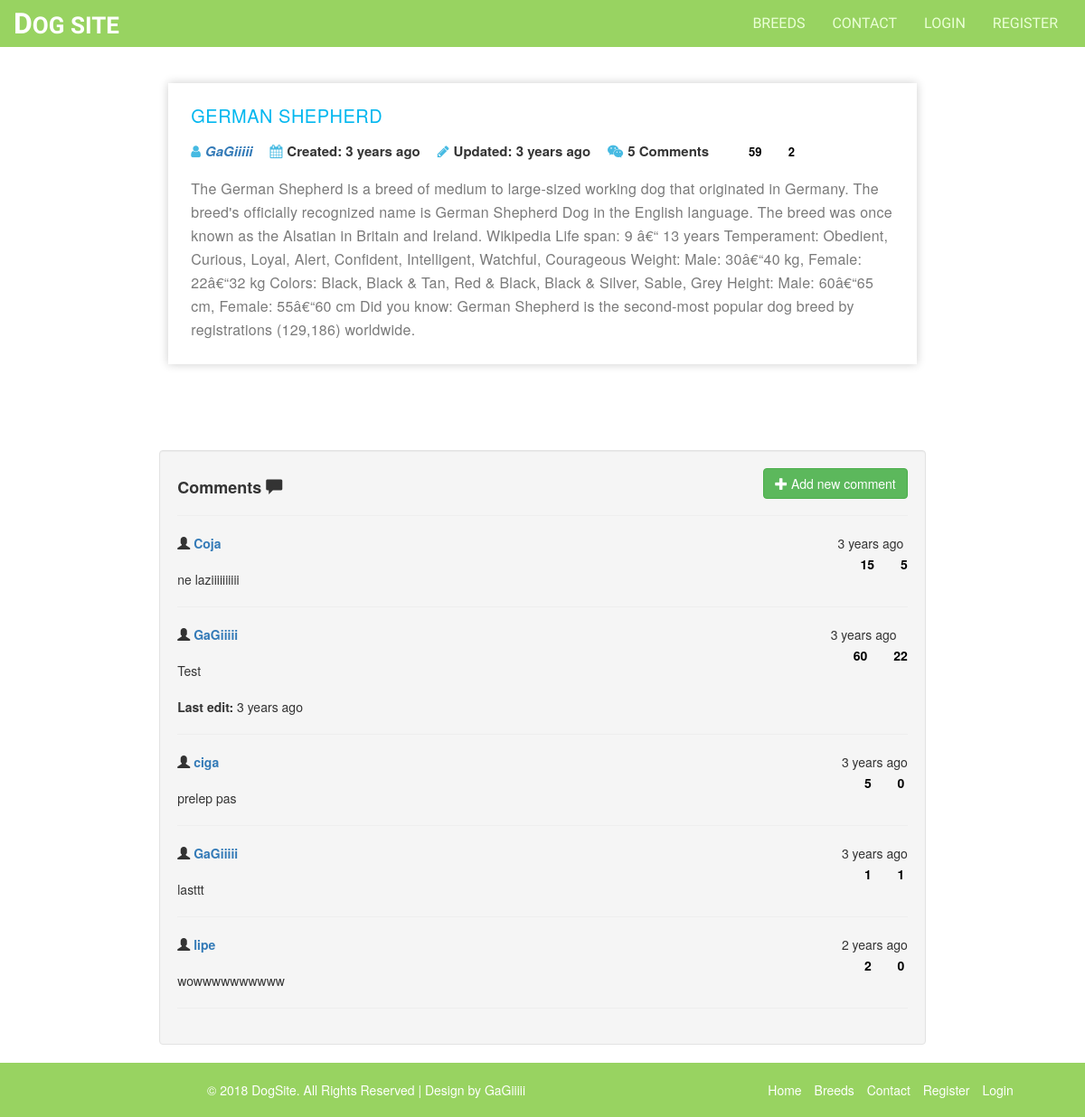
Page /views/dogs/show.php?id=5 on the committed database.
### tables this page shows
CREATE TABLE `breeds` (
  `id` int(11) NOT NULL AUTO_INCREMENT,
  `name` text NOT NULL,
  `image` text NOT NULL,
  `description` text NOT NULL,
  `user_id` int(11) NOT NULL,
  `created` text NOT NULL,
  `lastedit` text NOT NULL,
  `likes` int(11) NOT NULL DEFAULT '0',
  `dislikes` int(11) NOT NULL DEFAULT '0',
  PRIMARY KEY (`id`,`user_id`)
);

CREATE TABLE `users` (
  `id` int(11) NOT NULL AUTO_INCREMENT,
  `username` text NOT NULL,
  `email` text NOT NULL,
  `password` text NOT NULL,
  `firstname` text NOT NULL,
  `lastname` text NOT NULL,
  `avatar` text NOT NULL,
  `role` text NOT NULL,
  PRIMARY KEY (`id`)
);

CREATE TABLE `comments` (
  `id` int(11) NOT NULL AUTO_INCREMENT,
  `content` text NOT NULL,
  `user_id` int(11) NOT NULL,
  `breed_id` int(11) NOT NULL,
  `created` text NOT NULL,
  `lastedit` text NOT NULL,
  `likes` int(11) NOT NULL DEFAULT '0',
  `dislikes` int(11) NOT NULL DEFAULT '0',
  PRIMARY KEY (`id`,`user_id`,`breed_id`)
);

### views/dogs/show.php (the view, shortened to what this page needs)
<?php
  include("../server/server.php");
  $idlog = $_SESSION['id'] ?? -1;
  $id = mysqli_real_escape_string($db, $_GET['id']);
  $id = htmlentities($id);
	$query = "SELECT * FROM breeds WHERE id = $id";
	$result = mysqli_query($db, $query);
	$breed = mysqli_fetch_assoc($result);
  $queryComment = "SELECT * FROM comments";
  $resultComment = mysqli_query($db, $queryComment);
  $comments = mysqli_fetch_all($resultComment, MYSQLI_ASSOC);
  $numberOfCommentsForBreed = 0;
  foreach($comments as $comment){
    if($comment['breed_id'] == $_GET['id']){
      $numberOfCommentsForBreed++;
    }
  }
  function time_elapsed_string($datetime, $full = false) {
    $now = new DateTime;
    $ago = new DateTime($datetime);
    $diff = $now->diff($ago);
    $diff->w = floor($diff->d / 7);
    $diff->d -= $diff->w * 7;
    $string = array(
        'y' => 'year',
        'm' => 'month',
        'w' => 'week',
        'd' => 'day',
        'h' => 'hour',
        'i' => 'minute',
        's' => 'second',
    );
    foreach ($string as $k => &$v) {
        if ($diff->$k) {
            $v = $diff->$k . ' ' . $v . ($diff->$k > 1 ? 's' : '');
        } else {
            unset($string[$k]);
        }
    }
    if (!$full) $string = array_slice($string, 0, 1);
    return $string ? implode(', ', $string) . ' ago' : 'just now';
  }
?>
<!DOCTYPE html>
<html>
<head>
  <link rel="stylesheet" href="https://maxcdn.bootstrapcdn.com/font-awesome/4.7.0/css/font-awesome.min.css">
  <link rel="stylesheet" href="https://maxcdn.bootstrapcdn.com/bootstrap/3.3.7/css/bootstrap.min.css">
  <link rel="stylesheet" href="../../public/css/style.css">
  <link rel="stylesheet" href="../../public/css/show.css">
</head>
<body>
    <header class="site-header" id="top">
      <nav class="navbar navbar-default">
        <div class="container">
          <div class="row">
            <div class="navbar-header">
              <div class="logo-wrapper">
                  <a class="navbar-brand" href="/dogsitePHP/">
                      <p>D<em>og Site</em></p>
                  </a>
              </div>
            </div>
            <div class="collapse navbar-collapse" id="main-menu">
              <ul class="nav navbar-nav navbar-right">
                  <li><span></span><a href="<?php echo ROOT_URL; ?>/views/dogs/index.php?page=1" class="breeds">Breeds</a></li>
                  <li><span></span><a href="<?php echo ROOT_URL; ?>/views/contact.php" class="contact">Contact</a></li>
                  <?php if(isset($_SESSION['username'])){ ?>
                    <li><span></span><a href="<?php echo ROOT_URL; ?>/views/users/index.php?id=<?php echo $idlog; ?>" class="login">Logged in as <strong><?php echo $_SESSION['username']; ?></strong></a></li>
                    <li name="logout"><span></span><a href="<?php echo ROOT_URL; ?>/views/dogs/index.php?logout='1'" class="register">Logout</a></li>
                  <?php }else{ ?>
                    <li><span></span><a href="<?php echo ROOT_URL; ?>/views/auth/login.php" class="login">Login</a></li>
                    <li><span></span><a href="<?php echo ROOT_URL; ?>/views/auth/register.php" class="register">Register</a></li>
                  <?php } ?>
              </ul>
            </div>
          </div>
        </div>
      </nav>
    </header>
<div class="container">
  <div class="row">
    <div class="col-md-9 show-breed-col">
      <section class="tabs-content" id="blog">
        <div class="wrapper">
          <div id="first-tab-group" class="tabgroup">
            <div id="tab1">
              <div class="text-content">
                <h4><?php echo $breed['name']; ?></h4>
                <ul class="info-post show-ul">
                        <?php
                          $user_id = $breed['user_id'];
                          $query = "SELECT username FROM users WHERE id = '$user_id'";
                          $result = mysqli_query($db, $query);
                          $breedAuthorUsername = mysqli_fetch_array($result);
                          $breedAuthorUsername = $breedAuthorUsername['username'];
                        ?>
                  <li><i class="fa fa-user"></i><em><strong><a href="<?php echo ROOT_URL; ?>/views/users?id=<?php echo $user_id; ?>" class="show-a"><?php echo $breedAuthorUsername; ?></a></strong></em></li>
                  <li><i class="fa fa-calendar"></i><strong>Created: <?php echo time_elapsed_string($breed['created']); ?></strong></li>
                  <?php if(!$breed['lastedit'] == ""){ ?>
										<li><i class="fa fa-pencil"></i><strong>Updated: <?php echo time_elapsed_string($breed['lastedit']); ?></strong></li>
				      		<?php } ?>
                  <li><i class="fa fa-wechat"></i><strong><?php echo $numberOfCommentsForBreed; ?> Comments</strong></li>
									<?php if($_SESSION['id']){ ?>
		                  <li>
		                    <form id="likes-dislikes" method="POST" style="display: inline;">
													<?php
													$query = "SELECT * FROM likes";
													$result = mysqli_query($db, $query);
													$likes = mysqli_fetch_all($result, MYSQLI_ASSOC);
														foreach($likes as $like){
		  												if($like['user_id'] == $_SESSION['id'] && $like['breed_id'] == $_GET['id'] && $like['type'] == "like"){
		  													$liked = true;
		  													break;
		  												}else{
		  													$liked = false;
		  												}
		  												if($like['user_id'] == $_SESSION['id'] && $like['breed_id'] == $_GET['id'] && $like['type'] == "dislike"){
																$disliked = true;
																break;
															}else{
																$disliked = false;
															}
		  											}
													?>
                          <button type="submit" name="like" value=" " class="like-input" id="like"><i class="fa fa-thumbs-up <?php if($liked) echo 'liked'; ?>"></i></button><span id="display-likes"><?php echo $breed['likes']; ?></span>
                          <button type="submit" name="dislike" value=" " class="dislike-input" id="dislike"><i class="fa fa-thumbs-down <?php if($disliked) echo 'disliked'; ?>"></i></bitton><span id="display-dislikes"><?php echo $breed['dislikes']; ?></span>
		                      <input id="hidden-likes" type="hidden" value="<?php echo $breed['likes']; ?>">
		                      <input id="hidden-dislikes" type="hidden" value="<?php echo $breed['dislikes']; ?>">
		                      <input id="hidden-liked-disliked-breed-id" type="hidden" value="<?php echo $breed['id']; ?>">
		                      <input id="hidden-user-id" type="hidden" value="<?php echo $_SESSION['id']; ?>">
		                    </form>
		                  </li>
	                <?php }else{ ?>
	                  <li>
	                      <input type="submit" name="like-loggedOut" value=" " class="like-input-loggedOut" id="like-loggedOut" data-target="#login-register-modal-id" data-toggle="modal"><span id="display-likes"><?php echo $breed['likes']; ?></span>
	                      <input type="submit" name="dislike-loggedOut" value=" " class="dislike-input-loggedOut" id="dislike-loggedOut" data-target="#login-register-modal-id" data-toggle="modal"><span id="display-dislikes"><?php echo $breed['dislikes']; ?></span>
	                  </li>
                  <?php } ?>
                </ul>
                <p class="show-p"><?php echo $breed['description']; ?></p>
              </div>
            </div>
          </div>
        </div>
      </section>
      <div class="well">
        <div class="text-right">
          <a class="btn btn-success pull-right" role="button" data-toggle="collapse" href="#collapseComment" aria-expanded="false" aria-controls="collapseComment">
            <span class="glyphicon glyphicon-plus" aria-hidden="true"></span> Add new comment
          </a>
        </div>
        <h4><strong>Comments <span class="glyphicon glyphicon glyphicon-comment" aria-hidden="true"></span></strong></h4>
        <hr>
  <?php foreach($comments as $comment) {
  		if($comment['breed_id'] == $_GET['id']){
  ?>
  <div class="row">
    <div class="col-md-12" id="comment<?php echo $comment['id']; ?>">
      <strong>
          <?php if (isset($_SESSION['username']) && isset($_SESSION['id']) && $_SESSION['id'] == $comment['user_id']) { ?>
        <span style="color: orange;" class="glyphicon glyphicon-user" aria-hidden="true"></span>
          <?php } else { ?>
        <span class="glyphicon glyphicon-user" aria-hidden="true"></span>
          <?php } ?>
				<?php
					$user_id = $comment['user_id'];
					$query = "SELECT username FROM users WHERE id = '$user_id'";
					$result = mysqli_query($db, $query);
					$commentAuthorUsername = mysqli_fetch_array($result);
					$commentAuthorUsername = $commentAuthorUsername['username'];
				?>
        <a href="<?php echo ROOT_URL; ?>/views/users?id=<?php echo $user_id; ?>"><?php echo $commentAuthorUsername; ?></a>
      </strong>
      <span class="pull-right">
        <?php echo time_elapsed_string($comment['created']); ?>
        <br>
        <?php if(isset($_SESSION['id'])){ ?>
          <form id="likes-dislikes-comments<?php echo $comment['id']; ?>" method="POST" style="display: inline;">
          	<?php
							$query = "SELECT * FROM likes";
							$result = mysqli_query($db, $query);
							$likes = mysqli_fetch_all($result, MYSQLI_ASSOC);
							foreach($likes as $like){
									if($like['user_id'] == $_SESSION['id'] && $like['comment_id'] == $comment['id'] && $like['type_comment'] == "like"){
										$liked = true;
										break;
									}else{
										$liked = false;
									}
									if($like['user_id'] == $_SESSION['id'] && $like['comment_id'] == $comment['id'] && $like['type_comment'] == "dislike"){
										$disliked = true;
										break;
									}else{
										$disliked = false;
									}
								}
						?>
						<button type="submit" name="like-comment<?php echo $comment['id']; ?>" value=" " class="like-comment-input" id="like-comment<?php echo $comment['id']; ?>"><i class="fa fa-thumbs-up <?php if($liked) echo 'liked'; ?>"></i></button><span id="display-likes-comment<?php echo $comment['id']; ?>"> <?php echo $comment['likes']; ?></span>
						<button type="submit" name="dislike-comment<?php echo $comment['id']; ?>" value=" " class="dislike-comment-input" id="dislike-comment<?php echo $comment['id']; ?>"><i class="fa fa-thumbs-down <?php if($disliked) echo 'disliked'; ?>"></i></button><span id="display-dislikes-comment<?php echo $comment['id']; ?>"> <?php echo $comment['dislikes']; ?></span>
            <input id="hidden-likes-comment<?php echo $comment['id']; ?>" type="hidden" value="<?php echo $comment['likes']; ?>">
            <input id="hidden-dislikes-comment<?php echo $comment['id']; ?>" type="hidden" value="<?php echo $comment['dislikes']; ?>">
            <input id="hidden-user-id" type="hidden" value="<?php echo $_SESSION['id']; ?>">
          </form>
        <?php }else{ ?>
          <input type="submit" name="like-comment-loggedOut" value=" " class="like-input-loggedOut" id="like-comment-loggedOut" data-target="#login-register-modal-id" data-toggle="modal"><span id="display-likes"><?php echo $comment['likes']; ?></span>
          <input type="submit" name="dislike-loggedOut" value=" " class="dislike-input-loggedOut" id="dislike-loggedOut" data-target="#login-register-modal-id" data-toggle="modal"><span id="display-dislikes"><?php echo $comment['dislikes']; ?></span>
        <?php } ?>
      </span>
      <p>
      	<br>
      	<?php
      		echo $comment['content'];
      		if(!$comment['lastedit'] == ""){
      			echo "<br><br><strong>Last edit:</strong> " . time_elapsed_string($comment['lastedit']) . "<br>";
      		}
      	?>
      </p>
      <hr>
    </div>
  </div>
    <?php }
      }
    ?>
</div>
    </div>
  </div>
</div>
<?php include ('../partials/footer.php'); ?>

### views/partials/footer.php (shortened to what this page needs)
	<footer class="container-fluid" id="footer">
		<div class="container" id="footer-container">
			<div class="row">
				<div class="col-md-8 col-sm-12 text-center">
					<p>© 2018 DogSite. All Rights Reserved | Design by GaGiiiii</p>
				</div>
				<div class="col-md-4 col-sm-12 text-center">
					<ul>
						<li><a href="/">Home</a></li>
						<li><a href="<?php echo ROOT_URL; ?>/views/dogs">Breeds</a></li>
						<li><a href="<?php echo ROOT_URL; ?>/views/contact.php">Contact</a></li>
						<li><a href="<?php echo ROOT_URL; ?>/views/auth/register.php">Register</a></li>
						<li><a href="<?php echo ROOT_URL; ?>/views/auth/login.php">Login</a></li>
					</ul>
				</div>
			</div>
		</div>
	</footer>
  </body>
</html>

### public/css/style.css (style rules this page uses)
body { margin: 0; padding: 0; }
p { margin: 0; }
#top { margin-bottom: 15px; }
.navbar { border-radius: 0px; }
.navbar-default { background-color: #98d361; border-color: transparent; }
.navbar-brand p { font-family: 'Dosis'; font-size: 32px; font-weight: 600; color: #fff; text-transform: uppercase; }
.navbar-brand em { font-size: 26px; font-style: normal; }
.navbar-right a { font-family: 'Dosis'; font-size: 16px; color: #eaffd6 !important; text-transform: uppercase; padding: 0; line-height: 50px; position: relative; z-index: 211; -webkit-transition: all 350ms ease-in-out; -moz-transition: all 350ms ease-in-out; -o-transition: all 350ms ease-in-out; transition: all 350ms ease-in-out; }
.navbar-right li { height: 50px; position: relative; z-index: 210; }
#footer-sticky-container, #footer-container { margin-top: 15px; margin-bottom: 15px; }
footer { width: 100%; line-height: 30px; background-color: #98d361; border-color: transparent; color: #fff; }
footer ul li { display: inline; }
footer ul { list-style: none; margin:0; padding:0; }
footer ul li a { margin-right: 10px; margin-top: 0px; color: #fff; }

### public/css/show.css (style rules this page uses)
* { margin: 0; padding: 0; }
.show-a { text-decoration: none!important; }
.show-ul { list-style: none; margin: 0px; }
.show-p { font-size: 16px; line-height: 26px; letter-spacing: 0.25px; font-weight: 300; }
.wrapper { text-align: left; }
#blog { padding-bottom: 80px; }
#blog .info-post li { display: inline; margin-right: 15px; }
#blog .info-post li { color: #343434; font-size: 15px; font-weight: 300; }
#blog .info-post li i { color: #46bae2; margin-right: 5px; }
.tabgroup .text-content { background-color: #fff; color: #fff; padding: 25px; text-align: left; margin-top: -10px; margin-left: 10px; margin-right: 10px; position: relative; box-shadow: 0px 0px 10px #cdcdcd; }
.tabgroup .text-content h4 { font-size: 20px; font-weight: 500; text-transform: uppercase; letter-spacing: 0.5px; color: #00b7ef; margin-top: 0px; margin-bottom: 15px; }
.tabgroup .text-content span { font-size: 13px; color: #33c1cf; }
.tabgroup .text-content p { margin-top: 17px; color: #7a7a7a; }
#first-tab-group { margin-top: 10px; margin-bottom: 15px; }
.show-breed-col { margin: 0 auto; float: none; }
#display-likes, #display-dislikes { color: black; font-weight: 700; }
input.like-input, input.like-input-loggedOut, input.like-comment-input, input.like-comment-input-loggedOut { background: url('https://image.flaticon.com/icons/png/128/25/25423.png') no-repeat; height: 25px; width: 25px; border: none; background-repeat: no-repeat; background-size: 15px 15px; background-position: 40% 40%; }
input.dislike-input, input.dislike-input-loggedOut, input.dislike-comment-input, input.dislike-comment-input-loggedOut { background: url('https://www.sma-syndicat.org/wp-content/uploads/intense-cache/icons/plugin/font-awesome/thumbs-down.svg') no-repeat; height: 25px; width: 25px; border: none; background-repeat: no-repeat; background-size: 20px 20px; background-position: 20% 40%; }

### rows in the picture
breeds: name "GERMAN SHEPHERD", created "3 years ago", lastedit "3 years ago", likes "59", dislikes "2", description "The German Shepherd is a breed of medium to large-sized working dog that originated in Germany. The breed's officially recognized name is German Shepherd Dog in the English language. The breed was once known as the Alsatian in Britain and Ireland. Wikipedia Life span: 9 â€“ 13 years Temperament: Obedient, Curious, Loyal, Alert, Confident, Intelligent, Watchful, Courageous Weight: Male: 30â€“40 kg, Female: 22â€“32 kg Colors: Black, Black & Tan, Red & Black, Black & Silver, Sable, Grey Height: Male: 60â€“65 cm, Female: 55â€“60 cm Did you know: German Shepherd is the second-most popular dog breed by registrations (129,186) worldwide."
users: username "GaGiiiii"
comments: user.username "Coja", created "3 years ago", likes "15", dislikes "5", content "ne laziiiiiiiiii"
comments: user.username "GaGiiiii", created "3 years ago", likes "60", dislikes "22", content "Test", lastedit "3 years ago"
comments: user.username "ciga", created "3 years ago", likes "5", dislikes "0", content "prelep pas"
comments: user.username "GaGiiiii", created "3 years ago", likes "1", dislikes "1", content "lasttt"
comments: user.username "lipe", created "2 years ago", likes "2", dislikes "0", content "wowwwwwwwwww"

### other values in the picture
$numberOfCommentsForBreed "5"
